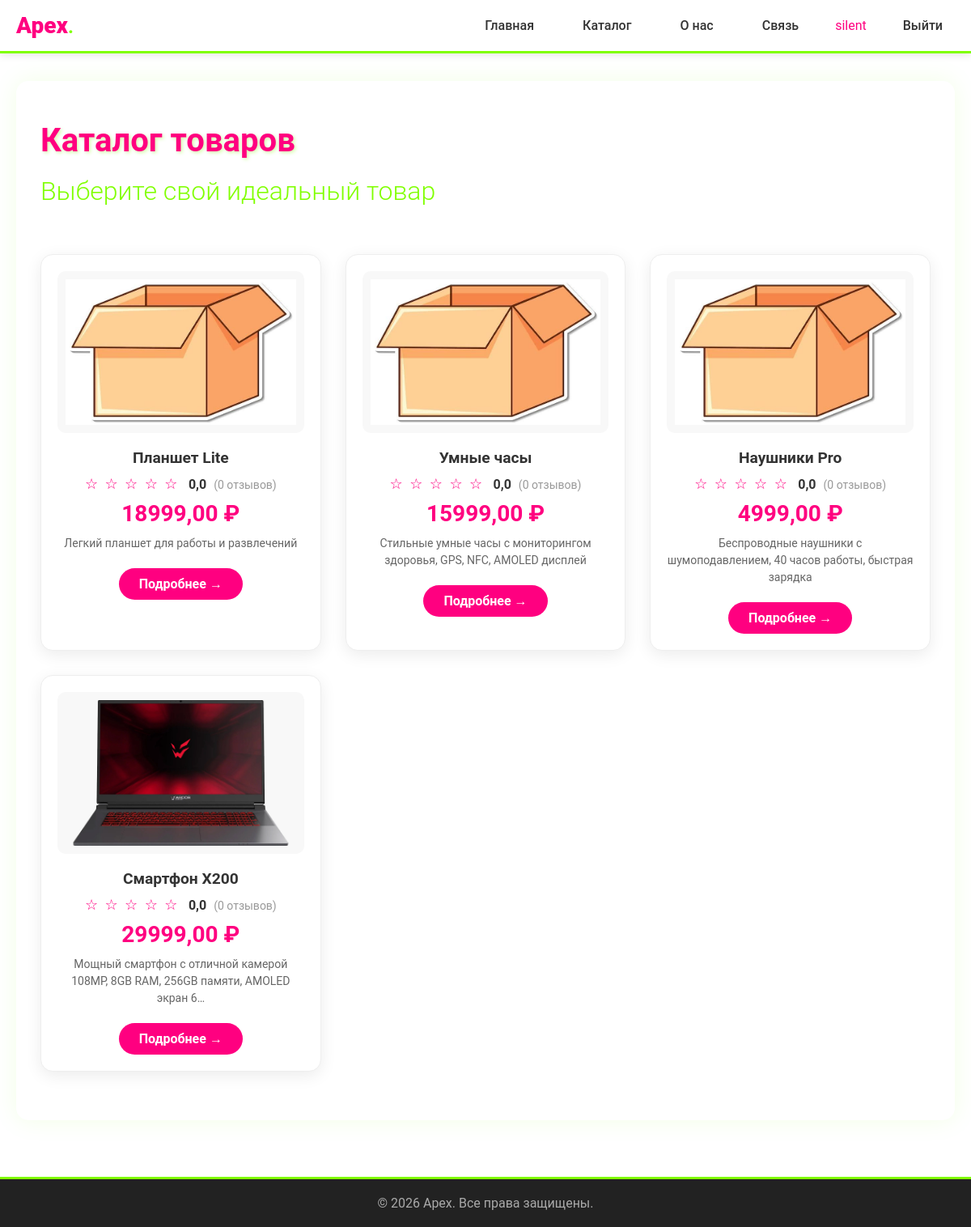
/catalog/ (signed in), run on the app's committed database.
### mainpage/models.py (models this page shows, shortened)
class Product(models.Model):
    name = models.CharField(max_length=200, verbose_name="Название")
    slug = models.SlugField(max_length=200, unique=True, blank=True, verbose_name="URL")
    category = models.ForeignKey(
        Category,
        on_delete=models.SET_NULL,
        null=True,
        blank=True,
        related_name='products',
        verbose_name="Категория"
    )
    price = models.DecimalField(max_digits=10, decimal_places=2, verbose_name="Цена")
    old_price = models.DecimalField(
        max_digits=10,
        decimal_places=2,
        blank=True,
        null=True,
        verbose_name="Старая цена"
    )
    description = models.TextField(verbose_name="Описание")
    image = models.ImageField(
        upload_to=product_image_path,
        blank=True,
        null=True,
        verbose_name="Изображение",
        default='products/default.jpg'
    )
    in_stock = models.BooleanField(default=True, verbose_name="В наличии")
    quantity = models.PositiveIntegerField(default=0, verbose_name="Количество")
    views = models.PositiveIntegerField(default=0, verbose_name="Просмотры")
    created_at = models.DateTimeField(auto_now_add=True, verbose_name="Дата создания")
    updated_at = models.DateTimeField(auto_now=True, verbose_name="Дата обновления")
    def average_rating(self):
        reviews = self.reviews.all()
        if reviews:
            return sum(r.rating for r in reviews) / len(reviews)
        return 0
    class Meta:
        verbose_name = "Товар"
        verbose_name_plural = "Товары"
        ordering = ['-created_at']
    likes = models.PositiveIntegerField(default=0, verbose_name="Лайки")
    dislikes = models.PositiveIntegerField(default=0, verbose_name="Дизлайки")

### mainpage/views.py (the view)
# urls.py: path('catalog/', views.catalog, name='catalog'),
def catalog(request):
    products = Product.objects.annotate(
        avg_rating=Avg('reviews__rating'),
        reviews_count=Count('reviews')
    ).order_by('-created_at')
    return render(request, 'mainpage/catalog.html', {'products': products})

### mainpage/templates/mainpage/catalog.html (shortened to what this page needs)
{% extends 'mainpage/base.html' %}
{% load static %}
{% block content %}
<div class="page-container">
    <h1 class="header-title">Каталог товаров</h1>
    <h2 class="header-subtitle">Выберите свой идеальный товар</h2>
    <br/>
    <div class="catalog-grid">
        {% for product in products %}
        <div class="product-card">
            {% if product.image %}
                <img src="{{ product.image.url }}" alt="{{ product.name }}" class="product-card-image">
            {% else %}
                <img src="/media/products/default.jpg" alt="{{ product.name }}" class="product-card-image">
            {% endif %}
            <h3>{{ product.name }}</h3>
            <div class="product-rating">
                <span class="stars">
                    {% with rating=product.average_rating|floatformat:"0" %}
                        {% for i in "12345"|make_list %}
                            {% if forloop.counter <= rating|add:"0" %}
                                ★
                            {% else %}
                                ☆
                            {% endif %}
                        {% endfor %}
                    {% endwith %}
                </span>
                <span class="rating-value">{{ product.average_rating|floatformat:1 }}</span>
                <span class="reviews-count">({{ product.reviews_count }} отзывов)</span>
            </div>
            <p class="product-price">{{ product.price }} ₽</p>
            <p class="product-desc">{{ product.description|truncatechars:80 }}</p>
            <a href="{% url 'product_detail' product.id %}" class="btn-detail">Подробнее →</a>
        </div>
        {% empty %}
        <p>Товаров пока нет.</p>
        {% endfor %}
    </div>
</div>
{% endblock %}

### mainpage/templates/mainpage/base.html (shortened to what this page needs)
<!DOCTYPE html>
<html lang="ru">
<head>
    {% load static %}
    <link rel="stylesheet" href="{% static 'mainpage/css/style.css' %}">
</head>
<body>
    <nav class="fixed-menu">
        <div class="menu-container">
            <div class="logo">
                <span class="brand-apex">Apex</span><span class="brand-dot">.</span>
            </div>
            <ul class="menu-list">
                <li><a href="{% url 'index' %}">Главная</a></li>
                <li><a href="{% url 'catalog' %}">Каталог</a></li>
                <li><a href="{% url 'about' %}">О нас</a></li>
                <li><a href="{% url 'feedback' %}">Связь</a></li>
                {% if user.is_authenticated %}
                    <li><span style="color: #ff0080;">{{ user.username }}</span></li>
                    <li><a href="{% url 'logout' %}">Выйти</a></li>
                {% else %}
                    <li><a href="{% url 'login' %}">Войти</a></li>
                    <li><a href="{% url 'register' %}">Регистрация</a></li>
                {% endif %}
            </ul>
        </div>
    </nav>
    <main class="main-content">
        {% block content %}
        {% endblock %}
    </main>
    <footer class="footer">
        <p>&copy; 2026 Apex. Все права защищены.</p>
    </footer>
</body>
</html>

### static/mainpage/css/style.css (style rules this page uses)
* { margin: 0; padding: 0; box-sizing: border-box; }
body { font-family: 'Roboto', 'Arial', sans-serif; background: #ffffff; color: #333; padding-top: 70px; }
.fixed-menu { position: fixed; top: 0; left: 0; width: 100%; background: #ffffff; box-shadow: 0 2px 10px rgba(0,0,0,0.1); z-index: 1000; border-bottom: 3px solid #ff0080; transition: border-color 0.3s ease; }
.menu-container { max-width: 1200px; margin: 0 auto; padding: 15px 20px; display: flex; justify-content: space-between; align-items: center; }
.logo { font-size: 24px; font-weight: bold; }
.brand-apex { color: #ff0080; font-weight: 900; font-size: 28px; animation: glow 3s ease-in-out infinite; }
.brand-dot { color: #80ff00; }
.menu-list { list-style: none; display: flex; gap: 30px; margin: 0; padding: 0; }
.menu-list li a { text-decoration: none; color: #333; font-weight: 500; padding: 8px 15px; border-radius: 5px; transition: color 0.3s ease; position: relative; }
.menu-list li a::after { content: ''; position: absolute; bottom: 0; left: 50%; transform: translateX(-50%); width: 0; height: 2px; background: #80ff00; transition: width 0.3s ease; }
.main-content { max-width: 1200px; margin: 0 auto; padding: 30px 20px; min-height: calc(100vh - 140px); }
.page-container { background: #ffffff; padding: 30px; border-radius: 15px; box-shadow: 0 0 30px rgba(128, 255, 0, 0.1); }
h1, h2, h3, h4, h5, h6 { margin: 20px 0 10px 0; }
h1 { font-size: 2.5em; }
h2 { font-size: 2em; }
h3 { font-size: 1.75em; }
.header-title { color: #ff0080; text-shadow: 2px 2px 4px rgba(128, 255, 0, 0.3); }
.header-subtitle { color: #80ff00; font-weight: 300; }
.catalog-grid { display: grid; grid-template-columns: repeat(auto-fill, minmax(280px, 1fr)); gap: 30px; margin: 30px 0; }
.product-card { background: #ffffff; border-radius: 15px; overflow: hidden; box-shadow: 0 5px 20px rgba(0,0,0,0.08); transition: all 0.3s ease; border: 1px solid #eee; padding: 20px; text-align: center; }
.product-card h3 { color: #333; margin: 15px 0 10px 0; font-size: 1.2em; }
.product-card-image { max-width: 100%; height: 200px; width: 100%; object-fit: cover; border-radius: 10px; background: #f8f8f8; padding: 10px; }
.product-price { font-size: 28px; color: #ff0080; font-weight: bold; margin: 10px 0; animation: pulse 2s ease-in-out infinite; }
.product-desc { color: #666; font-size: 14px; margin: 10px 0 20px 0; line-height: 1.5; }
.btn-detail { display: inline-block; padding: 10px 25px; background: #ff0080; color: #fff; border-radius: 25px; text-decoration: none; font-weight: bold; transition: all 0.3s ease; }
.product-rating { margin: 10px 0; }
.stars { color: #ff0080; font-size: 18px; letter-spacing: 2px; }
.rating-value { font-weight: bold; color: #333; margin-left: 5px; }
.reviews-count { color: #999; font-size: 14px; margin-left: 5px; }
.footer { background: #222; color: #fff; text-align: center; padding: 20px; margin-top: 40px; border-top: 3px solid #80ff00; }
.footer p { margin: 0; color: #aaa; }

### data on the page
Product: image (placeholder picture), name "Планшет Lite", average_rating "0,0", reviews_count "0", price "18999,00", description "Легкий планшет для работы и развлечений"
Product: image (placeholder picture), name "Умные часы", average_rating "0,0", reviews_count "0", price "15999,00", description "Стильные умные часы с мониторингом здоровья, GPS, NFC, AMOLED дисплей"
Product: image (placeholder picture), name "Наушники Pro", average_rating "0,0", reviews_count "0", price "4999,00", description "Беспроводные наушники с шумоподавлением, 40 часов работы, быстрая зарядка"
Product: image (picture), name "Смартфон X200", average_rating "0,0", reviews_count "0", price "29999,00", description "Мощный смартфон с отличной камерой 108MP, 8GB RAM, 256GB памяти, AMOLED экран 6…"

### other printed values
{{ user.username }} "silent"
